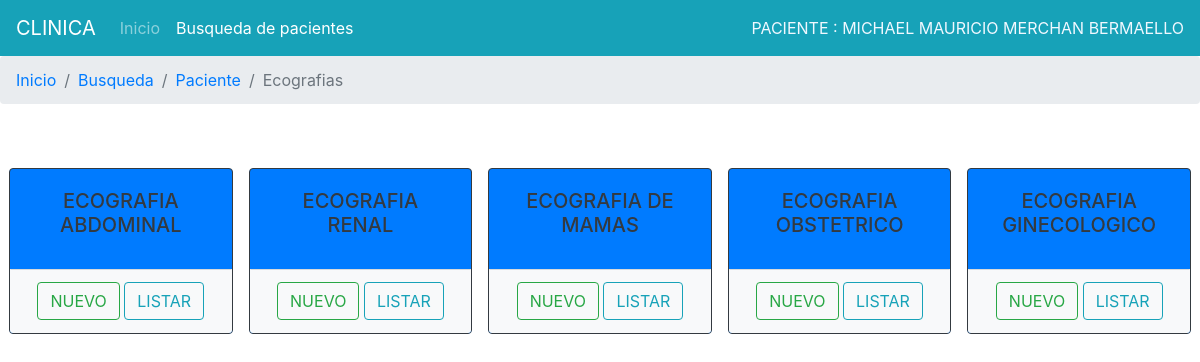
The page /registros/ecografia/1 on the database its author committed.
### Registros/models.py (models this page shows, shortened)
class Paciente(models.Model):
	cedula=models.CharField(max_length=13,unique=True,verbose_name='Cedula de indentidad')
	nombre1=models.CharField(max_length=50,verbose_name='Primer nombre')
	nombre2=models.CharField(max_length=50,verbose_name='Segundo nombre')
	apellPadre=models.CharField(max_length=50,verbose_name='Apellido paterno')
	apellMadre=models.CharField(max_length=50,verbose_name='Apellido materno')
	sexo=models.CharField(max_length=2,choices=(('F', 'Femenino'),('M', 'Masculino'),))
	direccion=models.CharField(max_length=100,verbose_name='DIRECCION DOMICILIARIA')
	fechNacimiento=models.DateField('fecha de naciemiento',default=timezone.now)
	lugarNacimiento=models.CharField(max_length=100,verbose_name='LUGAR DE NACIMIENTO')
	nacionalidad=models.CharField(max_length=100,verbose_name='NACIONALIDAD')
	grupoCultural=models.CharField(max_length=100,verbose_name='GRUPO CULTURAL')
	estadoCivil=models.CharField(max_length=3,choices=(('SOL', 'Soltero'),('CAS', 'Casado'),('DIV', 'Divorciado'),('VIU', 'Viudo'),('UNL', 'Unión libre')))
	instruccion=models.CharField(max_length=100,verbose_name='INSTRUCION EDUCATIVA')
	ocupacion=models.CharField(max_length=100,verbose_name='OCUPACION')
	empresa=models.CharField(max_length=100,verbose_name='EMPRESA')
	tipo_sangre=models.CharField(max_length=100,verbose_name='TIPO DE SANGRE')
	tipo_seguro=models.CharField(max_length=100,verbose_name='TIPO DE SEGURIDAD')
	telefono=models.CharField(max_length=9,verbose_name='Telefono del paciente')
	celular=models.CharField(max_length=10,verbose_name='Celular del paciente')
	correo=models.EmailField(verbose_name='Correo del paciente')
	pariente=models.CharField(max_length=100,verbose_name='NOMBRE PARIENTE')
	parentesco=models.CharField(max_length=100,verbose_name='Parentesco')
	telefono_pariente=models.CharField(max_length=9,verbose_name='Telefono del pariente')
	celular_pariente=models.CharField(max_length=10,verbose_name='Celular del referido')
	foto=models.ImageField(upload_to='fotos', null=True,blank=True)
	fech_creado=models.DateTimeField(auto_now_add=True,verbose_name='Fecha de admision')
	fech_actualizado=models.DateTimeField(auto_now=True,verbose_name='FECHA DE ACTUALIZACION')

### Registros/views.py (the view)
# urls.py: path('ecografia/<ident>', views.EcoView.as_view(),name='ecografia'),
class EcoView(generic.ListView):
    template_name='registros/ecografias.html'
    context_object_name='datos'
    def get_queryset(self, **kwargs):
        parametro = self.kwargs.get('ident',None)
        return Paciente.objects.get(pk=parametro)

### Registros/templates/registros/ecografias.html (shortened to what this page needs)
{% extends 'registros/base.html'%}
{% block principal %}
<li class="nav-item">
	<a class="nav-link" href="{% url 'registros:index'%}">Inicio</a>
</li>
<li class="nav-item active">
	<a class="nav-link" href="{% url 'registros:buscar'%}">Busqueda de pacientes</a>
</li>
{% endblock %}
{%block derecha%}
<div style="color:aliceblue">PACIENTE :
	{{datos.nombre1}}&nbsp{{datos.nombre2}}&nbsp{{datos.apellPadre}}&nbsp{{datos.apellMadre}}
</div>
{%endblock%}
{% block lista %}
<li class="breadcrumb-item"><a href="{% url 'registros:index'%}">Inicio</a></li>
<li class="breadcrumb-item"><a href="{% url 'registros:buscar'%}">Busqueda</a></li>
<li class="breadcrumb-item"><a href="/registros/paciente/{{datos.pk}}">Paciente</a></li>
<li class="breadcrumb-item active" aria-current="page">Ecografias</li>
{% endblock %}
{% block content %}
<br>
<br>
<div class="card-deck">
		<div class="card text-white bg-primary border border-dark ml-4 mr-2 ">
				<div class="card-body">
					<h5 class="card-title text-dark text-center">ECOGRAFIA ABDOMINAL</h5>
				</div>
				<div class="card-footer text-muted bg-light btn btn-justify">
					<a href="{% url 'registros:ecoabdomen' ident=datos.pk%}" class="btn btn-outline-success">NUEVO</a>
					<a href="{% url 'registros:listar_ecoabdomen'  pk=datos.pk%}" class="btn btn-outline-info">LISTAR</a>
				</div>
			</div>
			<div class="card text-white bg-primary border border-dark mx-2">
				<div class="card-body">
					<h5 class="card-title text-dark text-center">ECOGRAFIA RENAL</h5>
				</div>
				<div class="card-footer text-muted bg-light btn btn-justify">
					<a href="{% url 'registros:ecorenal' ident=datos.pk%}" class="btn btn-outline-success">NUEVO</a>
					<a href="{% url 'registros:listar_ecorenal'  pk=datos.pk%}" class="btn btn-outline-info">LISTAR</a>
				</div>
			</div>
	{%if datos.sexo in 'F' %}
	<div class="card text-white bg-primary border border-dark mx-2">
		<div class="card-body">
			<h5 class="card-title text-dark text-center">ECOGRAFIA DE MAMAS</h5>
		</div>
		<div class="card-footer text-muted bg-light btn btn-justify">
			<a href="{% url 'registros:ecomama'  ident=datos.pk%}" class="btn btn-outline-success">NUEVO</a>
			<a href="{% url 'registros:listar_ecomama'  pk=datos.pk%}" class="btn btn-outline-info">LISTAR</a>
		</div>
	</div>
	<div class="card text-white bg-primary border border-dark mx-2">
			<div class="card-body">
				<h5 class="card-title text-dark text-center">ECOGRAFIA OBSTETRICO</h5>
			</div>
			<div class="card-footer text-muted bg-light btn btn-justify">
				<a href="{% url 'registros:ecoobstetrico' ident=datos.pk%}" class="btn btn-outline-success">NUEVO</a>
				<a href="{% url 'registros:listar_ecoobstetrico'  pk=datos.pk%}" class="btn btn-outline-info">LISTAR</a>
			</div>
		</div>
		<div class="card text-white bg-primary border border-dark ml-2 mr-4">
				<div class="card-body">
					<h5 class="card-title text-center text-dark">ECOGRAFIA GINECOLOGICO</h5>
				</div>
				<div class="card-footer text-muted bg-light btn btn-justify">
					<a href="{% url 'registros:ecoginecologia' ident=datos.pk%}" class="btn btn-outline-success">NUEVO</a>
					<a href="{% url 'registros:listar_ecoginecologia'  pk=datos.pk%}" class="btn btn-outline-info">LISTAR</a>
				</div>
			</div>
	{%endif%}
</div>
{% endblock %}

### rows shown on the page
Paciente: nombre1 "MICHAEL", nombre2 "MAURICIO", apellPadre "MERCHAN", apellMadre "BERMAELLO"
